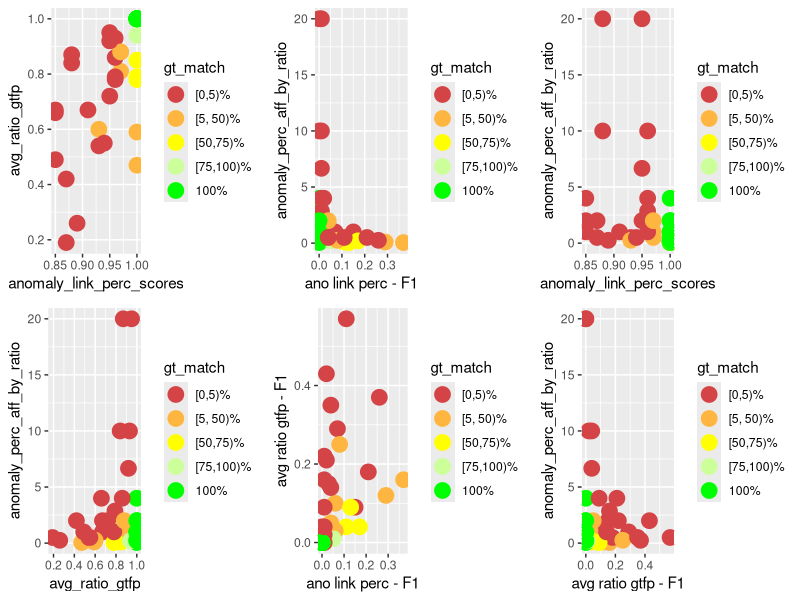
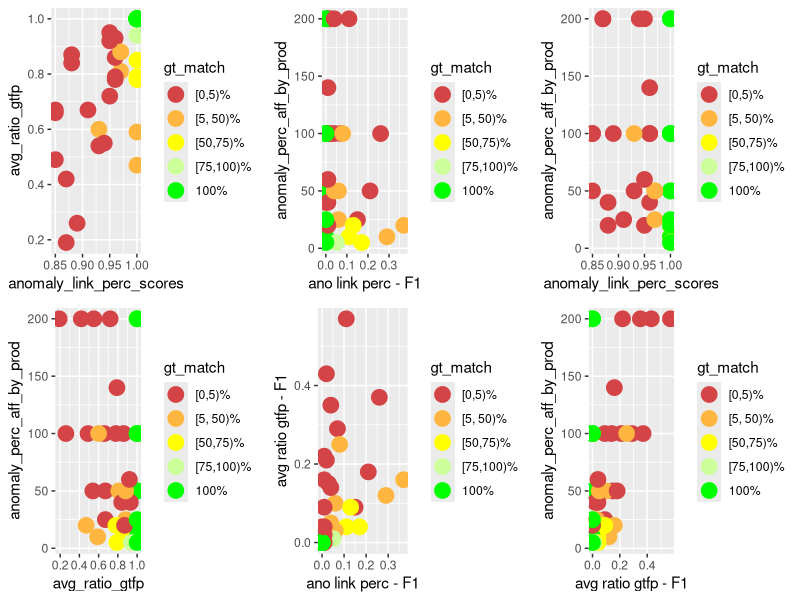
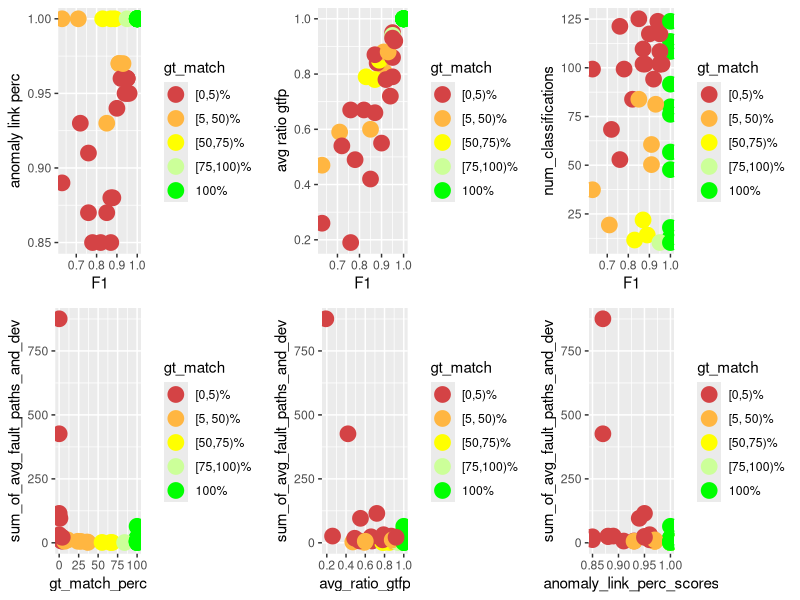
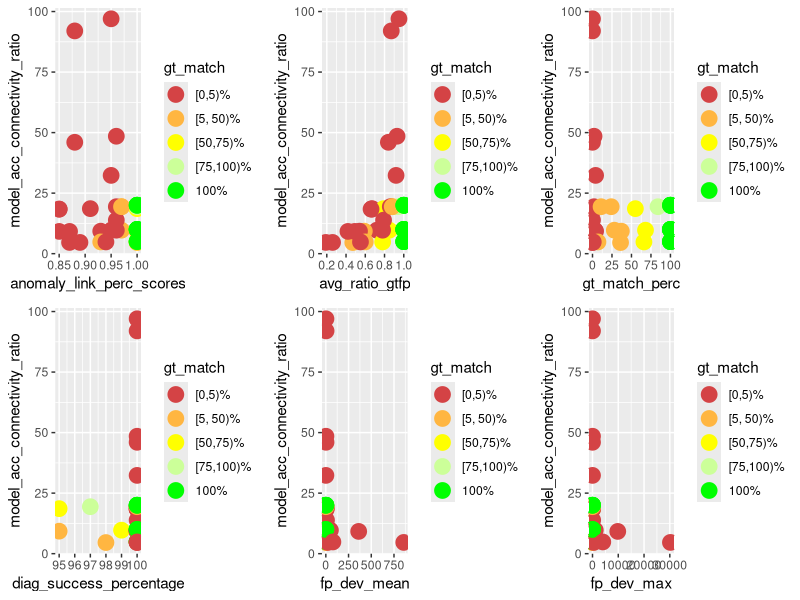
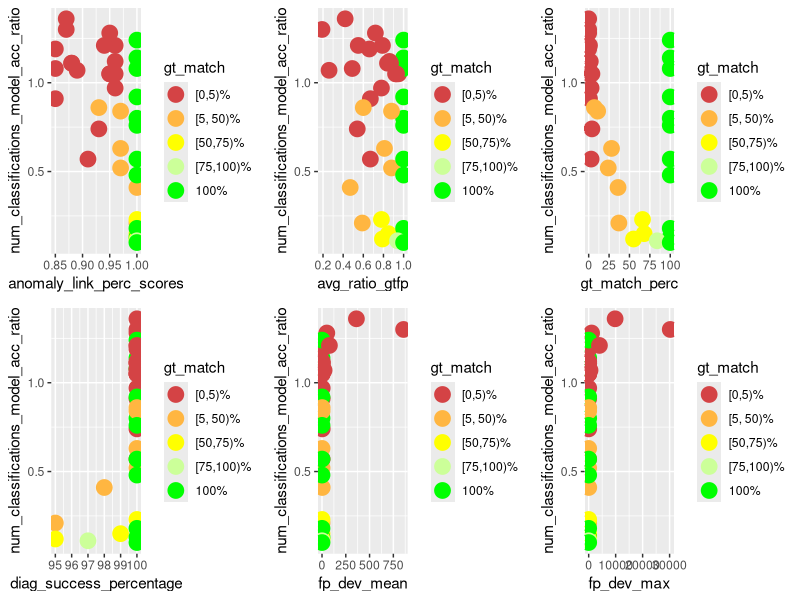
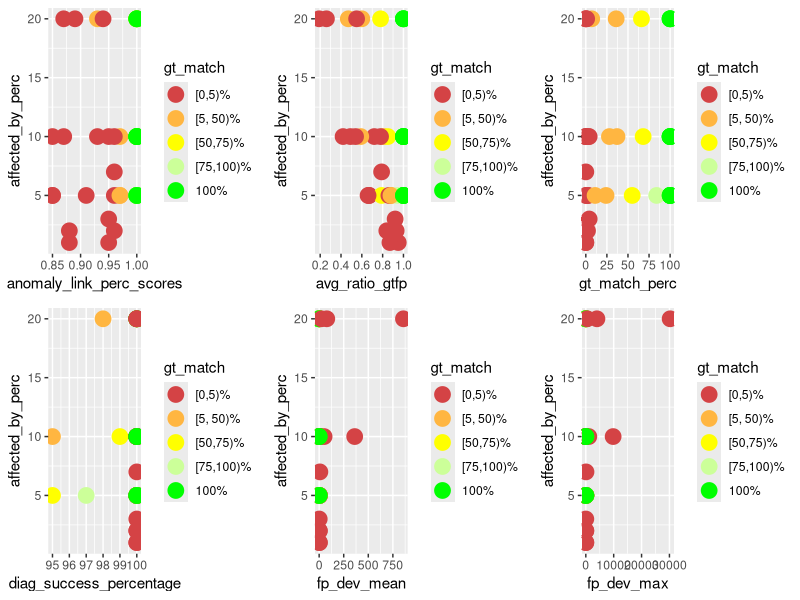
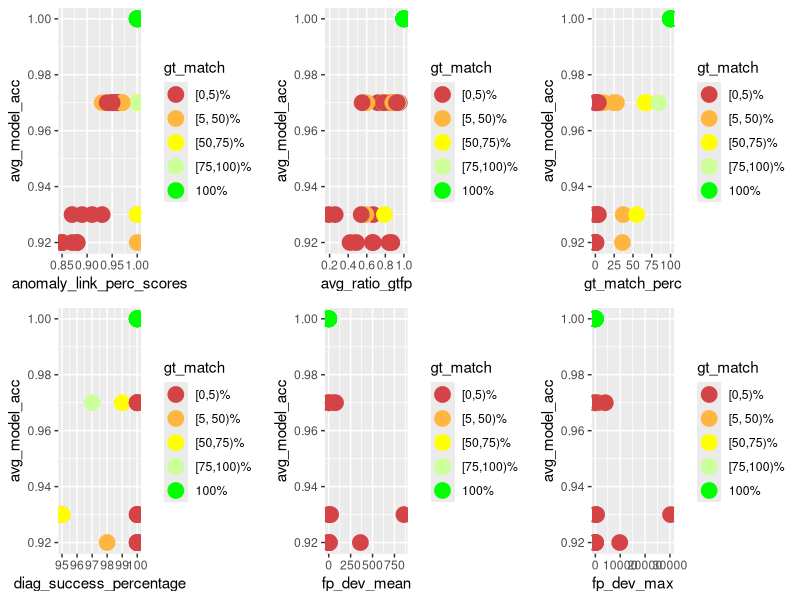
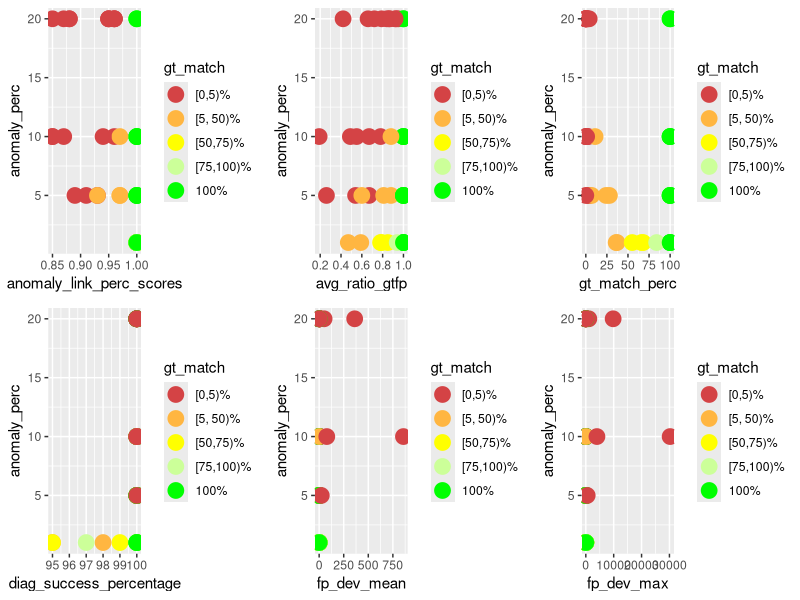

The R source for these figures, in order:
library(ggplot2)
library(gridExtra)
library(dplyr)

PT_DEF <- geom_point(size=5)
COLOR_VALS <- c("#d44345", "#ffb641", "#ffff00", "#ccff99", "#00ff00")

gen_multi_plot_six <- function(
        pp1, pp2, pp3, pp4, pp5, pp6,
        y1, y2, y3, y4, y5, y6,
        x1, x2, x3, x4, x5, x6,
        filename
    ) {
    fpp1 <- pp1 + PT_DEF + xlab(x1) + ylab(y1) + scale_color_manual(values = color_mapping)
    fpp2 <- pp2 + PT_DEF + xlab(x2) + ylab(y2) + scale_color_manual(values = color_mapping)
    fpp3 <- pp3 + PT_DEF + xlab(x3) + ylab(y3) + scale_color_manual(values = color_mapping)
    fpp4 <- pp4 + PT_DEF + xlab(x4) + ylab(y4) + scale_color_manual(values = color_mapping)
    fpp5 <- pp5 + PT_DEF + xlab(x5) + ylab(y5) + scale_color_manual(values = color_mapping)
    fpp6 <- pp6 + PT_DEF + xlab(x6) + ylab(y6) + scale_color_manual(values = color_mapping)
    combined_plot <- grid.arrange(fpp1, fpp2, fpp3, fpp4, fpp5, fpp6, ncol = 3)
    ggsave(combined_plot, file = filename, width = 12, height = 6)
}

gen_multi_plot_two <- function(
        pp1, pp2, y1, y2, x1, x2, filename
    ) {
    fpp1 <- pp1 + PT_DEF + xlab(x1) + ylab(y1) + scale_color_manual(values = color_mapping)
    fpp2 <- pp2 + PT_DEF + xlab(x2) + ylab(y2) + scale_color_manual(values = color_mapping)
    combined_plot <- grid.arrange(fpp1, fpp2, ncol = 2)
    ggsave(combined_plot, file = filename, width = 12, height = 6)
}

# actual compensation insights

input <- read.csv(
    file = "meta_analysis.csv", header = TRUE, sep = ",", check.name = FALSE
)

# instead of the percentage value factor(gt_match_perc) for which I'd need 100
# colors, I only want to color / group them into 5 groups
LABELS <- c("[0,5)%", "[5, 50)%", "[50,75)%", "[75,100)%", "100%")
color_mapping <- setNames(COLOR_VALS, LABELS)

input$gt_match <- cut(
    input$gt_match_perc,
    breaks = c(0, 5, 50, 75, 100, Inf),
    labels = LABELS,
    include.lowest = TRUE,
    right = FALSE
)

p1 <- ggplot(
    data = input, aes_string(
        x = "anomaly_link_perc_scores",
        y = "avg_ratio_gtfp",
        color = "gt_match",
        group = "gt_match"
    )
)

p2 <- ggplot(
    data = input, aes_string(
        x = "compensation_ano_link",
        y = "anomaly_perc_aff_by_ratio",
        color = "gt_match",
        group = "gt_match"
    )
)

p3 <- ggplot(
    data = input, aes_string(
        x = "anomaly_link_perc_scores",
        y = "anomaly_perc_aff_by_ratio",
        color = "gt_match",
        group = "gt_match"
    )
)

p4 <- ggplot(
    data = input, aes_string(
        x = "avg_ratio_gtfp",
        y = "anomaly_perc_aff_by_ratio",
        color = "gt_match",
        group = "gt_match"
    )
)

p5 <- ggplot(
    data = input, aes_string(
        x = "compensation_ano_link",
        y = "compensation_gtfp",
        color = "gt_match",
        group = "gt_match"
    )
)

p6 <- ggplot(
    data = input, aes_string(
        x = "compensation_gtfp",
        y = "anomaly_perc_aff_by_ratio",
        color = "gt_match",
        group = "gt_match"
    )
)

gen_multi_plot_six(
    p1, p2, p3, p4, p5, p6,
    "avg_ratio_gtfp", # y1
    "anomaly_perc_aff_by_ratio", # y2
    "anomaly_perc_aff_by_ratio", # y3
    "anomaly_perc_aff_by_ratio", # y4
    "avg ratio gtfp - F1", # y5
    "anomaly_perc_aff_by_ratio", # y6
    "anomaly_link_perc_scores", # x1
    "ano link perc - F1", # x2
    "anomaly_link_perc_scores", # x3
    "avg_ratio_gtfp", # x4
    "ano link perc - F1", # x5
    "avg ratio gtfp - F1", # x6
    "compensation_analysis.png"
)

# same with prod #############################

p1 <- ggplot(
    data = input, aes_string(
        x = "anomaly_link_perc_scores",
        y = "avg_ratio_gtfp",
        color = "gt_match",
        group = "gt_match"
    )
)

p2 <- ggplot(
    data = input, aes_string(
        x = "compensation_ano_link",
        y = "anomaly_perc_aff_by_prod",
        color = "gt_match",
        group = "gt_match"
    )
)

p3 <- ggplot(
    data = input, aes_string(
        x = "anomaly_link_perc_scores",
        y = "anomaly_perc_aff_by_prod",
        color = "gt_match",
        group = "gt_match"
    )
)

p4 <- ggplot(
    data = input, aes_string(
        x = "avg_ratio_gtfp",
        y = "anomaly_perc_aff_by_prod",
        color = "gt_match",
        group = "gt_match"
    )
)

p5 <- ggplot(
    data = input, aes_string(
        x = "compensation_ano_link",
        y = "compensation_gtfp",
        color = "gt_match",
        group = "gt_match"
    )
)

p6 <- ggplot(
    data = input, aes_string(
        x = "compensation_gtfp",
        y = "anomaly_perc_aff_by_prod",
        color = "gt_match",
        group = "gt_match"
    )
)

gen_multi_plot_six(
    p1, p2, p3, p4, p5, p6,
    "avg_ratio_gtfp", # y1
    "anomaly_perc_aff_by_prod", # y2
    "anomaly_perc_aff_by_prod", # y3
    "anomaly_perc_aff_by_prod", # y4
    "avg ratio gtfp - F1", # y5
    "anomaly_perc_aff_by_prod", # y6
    "anomaly_link_perc_scores", # x1
    "ano link perc - F1", # x2
    "anomaly_link_perc_scores", # x3
    "avg_ratio_gtfp", # x4
    "ano link perc - F1", # x5
    "avg ratio gtfp - F1", # x6
    "compensation_analysis_prod.png"
)

##############################################

p1 <- ggplot(
    data = input, aes_string(
        x = "f1_scores",
        y = "anomaly_link_perc_scores",
        color = "gt_match",
        group = "gt_match"
    )
)

p2 <- ggplot(
    data = input, aes_string(
        x = "f1_scores",
        y = "avg_ratio_gtfp",
        color = "gt_match",
        group = "gt_match"
    )
)

p3 <- ggplot(
    data = input, aes_string(
        x = "f1_scores",
        y = "num_classifications",
        color = "gt_match",
        group = "gt_match"
    )
)

p4 <- ggplot(
    data = input, aes_string(
        x = "gt_match_perc",
        y = "sum_of_avg_fault_paths_and_dev",
        color = "gt_match",
        group = "gt_match"
    )
)

p5 <- ggplot(
    data = input, aes_string(
        x = "avg_ratio_gtfp",
        y = "sum_of_avg_fault_paths_and_dev",
        color = "gt_match",
        group = "gt_match"
    )
)

p6 <- ggplot(
    data = input, aes_string(
        x = "anomaly_link_perc_scores",
        y = "sum_of_avg_fault_paths_and_dev",
        color = "gt_match",
        group = "gt_match"
    )
)

gen_multi_plot_six(
    p1, p2, p3, p4, p5, p6,
    "anomaly link perc", # y1
    "avg ratio gtfp", # y2
    "num_classifications", # y3
    "sum_of_avg_fault_paths_and_dev", # y4
    "sum_of_avg_fault_paths_and_dev", # y5
    "sum_of_avg_fault_paths_and_dev", # y6
    "F1", # x1
    "F1", # x2
    "F1", # x3
    "gt_match_perc", # x4
    "avg_ratio_gtfp", # x5
    "anomaly_link_perc_scores", # x6
    "f1_end_res_corr.png"
)

# model acc - connectivity - performance

p1 <- ggplot(
    data = input, aes_string(
        x = "anomaly_link_perc_scores",
        y = "model_acc_connectivity_ratio",
        color = "gt_match",
        group = "gt_match"
    )
)

p2 <- ggplot(
    data = input, aes_string(
        x = "avg_ratio_gtfp",
        y = "model_acc_connectivity_ratio",
        color = "gt_match",
        group = "gt_match"
    )
)

p3 <- ggplot(
    data = input, aes_string(
        x = "gt_match_perc",
        y = "model_acc_connectivity_ratio",
        color = "gt_match",
        group = "gt_match"
    )
)

p4 <- ggplot(
    data = input, aes_string(
        x = "diag_success_percentage",
        y = "model_acc_connectivity_ratio",
        color = "gt_match",
        group = "gt_match"
    )
)

p5 <- ggplot(
    data = input, aes_string(
        x = "fp_dev_mean",
        y = "model_acc_connectivity_ratio",
        color = "gt_match",
        group = "gt_match"
    )
)

p6 <- ggplot(
    data = input, aes_string(
        x = "fp_dev_max",
        y = "model_acc_connectivity_ratio",
        color = "gt_match",
        group = "gt_match"
    )
)

gen_multi_plot_six(
    p1, p2, p3, p4, p5, p6,
    "model_acc_connectivity_ratio", # y1
    "model_acc_connectivity_ratio", # y2
    "model_acc_connectivity_ratio", # y3
    "model_acc_connectivity_ratio", # y4
    "model_acc_connectivity_ratio", # y5
    "model_acc_connectivity_ratio", # y6
    "anomaly_link_perc_scores", # x1
    "avg_ratio_gtfp", # x2
    "gt_match_perc", # x3
    "diag_success_percentage", # x4
    "fp_dev_mean", # x5
    "fp_dev_max", # x6
    "modelacc_connectivity_performance.png"
)

# how many classifications and how acc models

p1 <- ggplot(
    data = input, aes_string(
        x = "anomaly_link_perc_scores",
        y = "num_classifications_model_acc_ratio",
        color = "gt_match",
        group = "gt_match"
    )
)

p2 <- ggplot(
    data = input, aes_string(
        x = "avg_ratio_gtfp",
        y = "num_classifications_model_acc_ratio",
        color = "gt_match",
        group = "gt_match"
    )
)

p3 <- ggplot(
    data = input, aes_string(
        x = "gt_match_perc",
        y = "num_classifications_model_acc_ratio",
        color = "gt_match",
        group = "gt_match"
    )
)

p4 <- ggplot(
    data = input, aes_string(
        x = "diag_success_percentage",
        y = "num_classifications_model_acc_ratio",
        color = "gt_match",
        group = "gt_match"
    )
)

p5 <- ggplot(
    data = input, aes_string(
        x = "fp_dev_mean",
        y = "num_classifications_model_acc_ratio",
        color = "gt_match",
        group = "gt_match"
    )
)

p6 <- ggplot(
    data = input, aes_string(
        x = "fp_dev_max",
        y = "num_classifications_model_acc_ratio",
        color = "gt_match",
        group = "gt_match"
    )
)

gen_multi_plot_six(
    p1, p2, p3, p4, p5, p6,
    "num_classifications_model_acc_ratio", # y1
    "num_classifications_model_acc_ratio", # y2
    "num_classifications_model_acc_ratio", # y3
    "num_classifications_model_acc_ratio", # y4
    "num_classifications_model_acc_ratio", # y5
    "num_classifications_model_acc_ratio", # y6
    "anomaly_link_perc_scores", # x1
    "avg_ratio_gtfp", # x2
    "gt_match_perc", # x3
    "diag_success_percentage", # x4
    "fp_dev_mean", # x5
    "fp_dev_max", # x6
    "num_classifications_model_acc.png"
)

# affected_by against perf

p1 <- ggplot(
    data = input, aes_string(
        x = "anomaly_link_perc_scores",
        y = "affected_by_perc",
        color = "gt_match",
        group = "gt_match"
    )
)

p2 <- ggplot(
    data = input, aes_string(
        x = "avg_ratio_gtfp",
        y = "affected_by_perc",
        color = "gt_match",
        group = "gt_match"
    )
)

p3 <- ggplot(
    data = input, aes_string(
        x = "gt_match_perc",
        y = "affected_by_perc",
        color = "gt_match",
        group = "gt_match"
    )
)

p4 <- ggplot(
    data = input, aes_string(
        x = "diag_success_percentage",
        y = "affected_by_perc",
        color = "gt_match",
        group = "gt_match"
    )
)

p5 <- ggplot(
    data = input, aes_string(
        x = "fp_dev_mean",
        y = "affected_by_perc",
        color = "gt_match",
        group = "gt_match"
    )
)

p6 <- ggplot(
    data = input, aes_string(
        x = "fp_dev_max",
        y = "affected_by_perc",
        color = "gt_match",
        group = "gt_match"
    )
)

gen_multi_plot_six(
    p1, p2, p3, p4, p5, p6,
    "affected_by_perc", # y1
    "affected_by_perc", # y2
    "affected_by_perc", # y3
    "affected_by_perc", # y4
    "affected_by_perc", # y5
    "affected_by_perc", # y6
    "anomaly_link_perc_scores", # x1
    "avg_ratio_gtfp", # x2
    "gt_match_perc", # x3
    "diag_success_percentage", # x4
    "fp_dev_mean", # x5
    "fp_dev_max", # x6
    "aff_by_perf.png"
)

# model_acc against perf

p1 <- ggplot(
    data = input, aes_string(
        x = "anomaly_link_perc_scores",
        y = "avg_model_acc",
        color = "gt_match",
        group = "gt_match"
    )
)

p2 <- ggplot(
    data = input, aes_string(
        x = "avg_ratio_gtfp",
        y = "avg_model_acc",
        color = "gt_match",
        group = "gt_match"
    )
)

p3 <- ggplot(
    data = input, aes_string(
        x = "gt_match_perc",
        y = "avg_model_acc",
        color = "gt_match",
        group = "gt_match"
    )
)

p4 <- ggplot(
    data = input, aes_string(
        x = "diag_success_percentage",
        y = "avg_model_acc",
        color = "gt_match",
        group = "gt_match"
    )
)

p5 <- ggplot(
    data = input, aes_string(
        x = "fp_dev_mean",
        y = "avg_model_acc",
        color = "gt_match",
        group = "gt_match"
    )
)

p6 <- ggplot(
    data = input, aes_string(
        x = "fp_dev_max",
        y = "avg_model_acc",
        color = "gt_match",
        group = "gt_match"
    )
)

gen_multi_plot_six(
    p1, p2, p3, p4, p5, p6,
    "avg_model_acc", # y1
    "avg_model_acc", # y2
    "avg_model_acc", # y3
    "avg_model_acc", # y4
    "avg_model_acc", # y5
    "avg_model_acc", # y6
    "anomaly_link_perc_scores", # x1
    "avg_ratio_gtfp", # x2
    "gt_match_perc", # x3
    "diag_success_percentage", # x4
    "fp_dev_mean", # x5
    "fp_dev_max", # x6
    "model_acc_perf.png"
)

# anomaly_perc against perf

p1 <- ggplot(
    data = input, aes_string(
        x = "anomaly_link_perc_scores",
        y = "anomaly_perc",
        color = "gt_match",
        group = "gt_match"
    )
)

p2 <- ggplot(
    data = input, aes_string(
        x = "avg_ratio_gtfp",
        y = "anomaly_perc",
        color = "gt_match",
        group = "gt_match"
    )
)

p3 <- ggplot(
    data = input, aes_string(
        x = "gt_match_perc",
        y = "anomaly_perc",
        color = "gt_match",
        group = "gt_match"
    )
)

p4 <- ggplot(
    data = input, aes_string(
        x = "diag_success_percentage",
        y = "anomaly_perc",
        color = "gt_match",
        group = "gt_match"
    )
)

p5 <- ggplot(
    data = input, aes_string(
        x = "fp_dev_mean",
        y = "anomaly_perc",
        color = "gt_match",
        group = "gt_match"
    )
)

p6 <- ggplot(
    data = input, aes_string(
        x = "fp_dev_max",
        y = "anomaly_perc",
        color = "gt_match",
        group = "gt_match"
    )
)

gen_multi_plot_six(
    p1, p2, p3, p4, p5, p6,
    "anomaly_perc", # y1
    "anomaly_perc", # y2
    "anomaly_perc", # y3
    "anomaly_perc", # y4
    "anomaly_perc", # y5
    "anomaly_perc", # y6
    "anomaly_link_perc_scores", # x1
    "avg_ratio_gtfp", # x2
    "gt_match_perc", # x3
    "diag_success_percentage", # x4
    "fp_dev_mean", # x5
    "fp_dev_max", # x6
    "anomaly_perc_perf.png"
)

# anomaly_perc - model acc ratio against perf

p1 <- ggplot(
    data = input, aes_string(
        x = "anomaly_link_perc_scores",
        y = "anomaly_perc_model_acc_ratio",
        color = "gt_match",
        group = "gt_match"
    )
)

p2 <- ggplot(
    data = input, aes_string(
        x = "avg_ratio_gtfp",
        y = "anomaly_perc_model_acc_ratio",
        color = "gt_match",
        group = "gt_match"
    )
)

p3 <- ggplot(
    data = input, aes_string(
        x = "gt_match_perc",
        y = "anomaly_perc_model_acc_ratio",
        color = "gt_match",
        group = "gt_match"
    )
)

p4 <- ggplot(
    data = input, aes_string(
        x = "diag_success_percentage",
        y = "anomaly_perc_model_acc_ratio",
        color = "gt_match",
        group = "gt_match"
    )
)

p5 <- ggplot(
    data = input, aes_string(
        x = "fp_dev_mean",
        y = "anomaly_perc_model_acc_ratio",
        color = "gt_match",
        group = "gt_match"
    )
)

p6 <- ggplot(
    data = input, aes_string(
        x = "fp_dev_max",
        y = "anomaly_perc_model_acc_ratio",
        color = "gt_match",
        group = "gt_match"
    )
)

gen_multi_plot_six(
    p1, p2, p3, p4, p5, p6,
    "anomaly_perc_model_acc_ratio", # y1
    "anomaly_perc_model_acc_ratio", # y2
    "anomaly_perc_model_acc_ratio", # y3
    "anomaly_perc_model_acc_ratio", # y4
    "anomaly_perc_model_acc_ratio", # y5
    "anomaly_perc_model_acc_ratio", # y6
    "anomaly_link_perc_scores", # x1
    "avg_ratio_gtfp", # x2
    "gt_match_perc", # x3
    "diag_success_percentage", # x4
    "fp_dev_mean", # 5
    "fp_dev_max", # x6
    "anomaly_perc_model_acc_ratio_perf.png"
)

# num classifications against perf

p1 <- ggplot(
    data = input, aes_string(
        x = "anomaly_link_perc_scores",
        y = "num_classifications",
        color = "gt_match",
        group = "gt_match"
    )
)

p2 <- ggplot(
    data = input, aes_string(
        x = "avg_ratio_gtfp",
        y = "num_classifications",
        color = "gt_match",
        group = "gt_match"
    )
)

p3 <- ggplot(
    data = input, aes_string(
        x = "gt_match_perc",
        y = "num_classifications",
        color = "gt_match",
        group = "gt_match"
    )
)

p4 <- ggplot(
    data = input, aes_string(
        x = "diag_success_percentage",
        y = "num_classifications",
        color = "gt_match",
        group = "gt_match"
    )
)

p5 <- ggplot(
    data = input, aes_string(
        x = "fp_dev_mean",
        y = "num_classifications",
        color = "gt_match",
        group = "gt_match"
    )
)

p6 <- ggplot(
    data = input, aes_string(
        x = "fp_dev_max",
        y = "num_classifications",
        color = "gt_match",
        group = "gt_match"
    )
)

gen_multi_plot_six(
    p1, p2, p3, p4, p5, p6,
    "num_classifications", # y1
    "num_classifications", # y2
    "num_classifications", # y3
    "num_classifications", # y4
    "num_classifications", # y5
    "num_classifications", # y6
    "anomaly_link_perc_scores", # x1
    "avg_ratio_gtfp", # x2
    "gt_match_perc", # x3
    "diag_success_percentage", # x4
    "fp_dev_mean", # x5
    "fp_dev_max", # x6
    "num_classifications_perf.png"
)

# num classifications - model acc -- filtered based on avg_ratio_gtfp

p1 <- ggplot(
    data = input, aes_string(
        x = "num_classifications",
        y = "avg_model_acc",
        color = "gt_match",
        group = "gt_match"
    )
)

filtered_data <- subset(input, avg_ratio_gtfp >= 0.7)

p2 <- ggplot(
    data = filtered_data,
    aes_string(
        x = "num_classifications",
        y = "avg_model_acc",
        color = "gt_match",
        group = "gt_match"
    )
)

filtered_data <- subset(input, avg_ratio_gtfp >= 0.75)

p3 <- ggplot(
    data = filtered_data,
    aes_string(
        x = "num_classifications",
        y = "avg_model_acc",
        color = "gt_match",
        group = "gt_match"
    )
)

filtered_data <- subset(input, avg_ratio_gtfp >= 0.8)

p4 <- ggplot(
    data = filtered_data,
    aes_string(
        x = "num_classifications",
        y = "avg_model_acc",
        color = "gt_match",
        group = "gt_match"
    )
)

filtered_data <- subset(input, avg_ratio_gtfp >= 0.9)

p5 <- ggplot(
    data = filtered_data,
    aes_string(
        x = "num_classifications",
        y = "avg_model_acc",
        color = "gt_match",
        group = "gt_match"
    )
)

filtered_data <- input %>%
  group_by(avg_model_acc) %>%
  filter(avg_ratio_gtfp == max(avg_ratio_gtfp))

p6 <- ggplot(
    data = filtered_data,
    aes_string(
        x = "num_classifications",
        y = "avg_model_acc",
        color = "gt_match",
        group = "gt_match"
    )
)

gen_multi_plot_six(
    p1, p2, p3, p4, p5, p6,
    "avg_model_acc", #y1
    "avg_model_acc", #y2
    "avg_model_acc", #y3
    "avg_model_acc", #y4
    "avg_model_acc", #y5
    "avg_model_acc", #y6
    "classifications", #x1
    "classifications (filt. based on avg_ratio_gtfp 70%)", #x2
    "classifications (filt. based on avg_ratio_gtfp 75%)", #x3
    "classifications (filt. based on avg_ratio_gtfp 80%)", #x4
    "classifications (filt. based on avg_ratio_gtfp 90%)", #x5
    "classifications (filt. based on max avg_ratio_gtfp)", #x6
    "model_acc_classifications.png"
)

# num classifications - model acc -- filtered based on anomaly_link_perc_scores

p1 <- ggplot(
    data = input, aes_string(
        x = "num_classifications",
        y = "avg_model_acc",
        color = "gt_match",
        group = "gt_match"
    )
)

filtered_data <- subset(input, anomaly_link_perc_scores >= 0.7)

p2 <- ggplot(
    data = filtered_data,
    aes_string(
        x = "num_classifications",
        y = "avg_model_acc",
        color = "gt_match",
        group = "gt_match"
    )
)

filtered_data <- subset(input, anomaly_link_perc_scores >= 0.75)

p3 <- ggplot(
    data = filtered_data,
    aes_string(
        x = "num_classifications",
        y = "avg_model_acc",
        color = "gt_match",
        group = "gt_match"
    )
)

filtered_data <- subset(input, anomaly_link_perc_scores >= 0.8)

p4 <- ggplot(
    data = filtered_data,
    aes_string(
        x = "num_classifications",
        y = "avg_model_acc",
        color = "gt_match",
        group = "gt_match"
    )
)

filtered_data <- subset(input, anomaly_link_perc_scores >= 0.9)

p5 <- ggplot(
    data = filtered_data,
    aes_string(
        x = "num_classifications",
        y = "avg_model_acc",
        color = "gt_match",
        group = "gt_match"
    )
)

filtered_data <- input %>%
  group_by(avg_model_acc) %>%
  filter(anomaly_link_perc_scores == max(anomaly_link_perc_scores))

p6 <- ggplot(
    data = filtered_data,
    aes_string(
        x = "num_classifications",
        y = "avg_model_acc",
        color = "gt_match",
        group = "gt_match"
    )
)

gen_multi_plot_six(
    p1, p2, p3, p4, p5, p6,
    "avg_model_acc", #y1
    "avg_model_acc", #y2
    "avg_model_acc", #y3
    "avg_model_acc", #y4
    "avg_model_acc", #y5
    "avg_model_acc", #y6
    "classifications", #x1
    "classifications (filt. based on ano_link_perc 70%)", #x2
    "classifications (filt. based on ano_link_perc 75%)", #x3
    "classifications (filt. based on ano_link_perc 80%)", #x4
    "classifications (filt. based on ano_link_perc 90%)", #x5
    "classifications (filt. based on max ano_link_perc)", #x6
    "model_acc_classifications_ano_link.png"
)

# num classifications - model acc -- filtered based on gt_match_perc

p1 <- ggplot(
    data = input, aes_string(
        x = "num_classifications",
        y = "avg_model_acc",
        color = "gt_match",
        group = "gt_match"
    )
)

filtered_data <- subset(input, gt_match_perc >= 70)

p2 <- ggplot(
    data = filtered_data,
    aes_string(
        x = "num_classifications",
        y = "avg_model_acc",
        color = "gt_match",
        group = "gt_match"
    )
)

filtered_data <- subset(input, gt_match_perc >= 75)

p3 <- ggplot(
    data = filtered_data,
    aes_string(
        x = "num_classifications",
        y = "avg_model_acc",
        color = "gt_match",
        group = "gt_match"
    )
)

filtered_data <- subset(input, gt_match_perc >= 80)

p4 <- ggplot(
    data = filtered_data,
    aes_string(
        x = "num_classifications",
        y = "avg_model_acc",
        color = "gt_match",
        group = "gt_match"
    )
)

filtered_data <- subset(input, gt_match_perc >= 90)

p5 <- ggplot(
    data = filtered_data,
    aes_string(
        x = "num_classifications",
        y = "avg_model_acc",
        color = "gt_match",
        group = "gt_match"
    )
)

filtered_data <- input %>%
  group_by(avg_model_acc) %>%
  filter(gt_match_perc == max(gt_match_perc))

p6 <- ggplot(
    data = filtered_data,
    aes_string(
        x = "num_classifications",
        y = "avg_model_acc",
        color = "gt_match",
        group = "gt_match"
    )
)

gen_multi_plot_six(
    p1, p2, p3, p4, p5, p6,
    "avg_model_acc", #y1
    "avg_model_acc", #y2
    "avg_model_acc", #y3
    "avg_model_acc", #y4
    "avg_model_acc", #y5
    "avg_model_acc", #y6
    "classifications", #x1
    "classifications (filt. based on gt_match_perc 70%)", #x2
    "classifications (filt. based on gt_match_perc 75%)", #x3
    "classifications (filt. based on gt_match_perc 80%)", #x4
    "classifications (filt. based on gt_match_perc 90%)", #x5
    "classifications (filt. based on max gt_match_perc)", #x6
    "model_acc_classifications_gt_match_perc.png"
)

# correlation affected-by and fault path len / num fault paths

p1 <- ggplot(
    data = input, aes_string(
        x = "avg_num_fault_paths",
        y = "affected_by_perc",
        color = "gt_match",
        group = "gt_match"
    )
)

p2 <- ggplot(
    data = input, aes_string(
        x = "avg_fault_path_len",
        y = "avg_num_fault_paths",
        color = "gt_match",
        group = "gt_match"
    )
)

p3 <- ggplot(
    data = input, aes_string(
        x = "avg_num_fault_paths",
        y = "anomaly_perc",
        color = "gt_match",
        group = "gt_match"
    )
)

p4 <- ggplot(
    data = input, aes_string(
        x = "avg_fault_path_len",
        y = "anomaly_perc",
        color = "gt_match",
        group = "gt_match"
    )
)

p5 <- ggplot(
    data = input, aes_string(
        x = "avg_ratio_gtfp",
        y = "anomaly_perc_aff_by_prod",
        color = "gt_match",
        group = "gt_match"
    )
)

p6 <- ggplot(
    data = input, aes_string(
        x = "avg_fault_path_len",
        y = "anomaly_perc_aff_by_prod",
        color = "gt_match",
        group = "gt_match"
    )
)

gen_multi_plot_six(
    p1, p2, p3, p4, p5, p6,
    "affected_by_perc", # y1
    "avg_num_fault_paths", # y2
    "anomaly_perc", # y3
    "anomaly_perc", # y4
    "anomaly_perc_aff_by_prod", # y5
    "anomaly_perc_aff_by_prod", # y6
    "avg_num_fault_paths", # x1
    "avg_fault_path_len", # x2
    "avg_num_fault_paths", # x3
    "avg_fault_path_len", # x4
    "avg_ratio_gtfp", # x5
    "avg_fault_path_len", # x6
    "correlation_anomaly_perc_aff_by_prod_fault_paths.png"
)

# correlation (median + mean) runtime and fault path len / num fault paths

p1 <- ggplot(
    data = input, aes_string(
        x = "avg_num_fault_paths",
        y = "`avg_runtime (s)`",
        color = "gt_match",
        group = "gt_match"
    )
)

p2 <- ggplot(
    data = input, aes_string(
        x = "avg_fault_path_len",
        y = "`avg_runtime (s)`",
        color = "gt_match",
        group = "gt_match"
    )
)

p3 <- ggplot(
    data = input, aes_string(
        x = "avg_num_fault_paths",
        y = "`median_runtime (s)`",
        color = "gt_match",
        group = "gt_match"
    )
)

p4 <- ggplot(
    data = input, aes_string(
        x = "avg_fault_path_len",
        y = "`median_runtime (s)`",
        color = "gt_match",
        group = "gt_match"
    )
)

p5 <- ggplot(
    data = input, aes_string(
        x = "median_fault_path_len",
        y = "`median_runtime (s)`",
        color = "gt_match",
        group = "gt_match"
    )
)

p6 <- ggplot(
    data = input, aes_string(
        x = "median_num_fault_paths",
        y = "`median_runtime (s)`",
        color = "gt_match",
        group = "gt_match"
    )
)

gen_multi_plot_six(
    p1, p2, p3, p4, p5, p6,
    "`avg_runtime (s)`", # y1
    "`avg_runtime (s)`", # y2
    "`median_runtime (s)`", # y3
    "`median_runtime (s)`", # y4
    "`median_runtime (s)`", # y5
    "`median_runtime (s)`", # y6
    "avg_num_fault_paths", # x1
    "avg_fault_path_len", # x2
    "avg_num_fault_paths", # x3
    "avg_fault_path_len", # x4
    "median_fault_path_len", # x5
    "median_num_fault_paths", # x6
    "correlation_runtime_fault_paths.png"
)

# correlation (median + mean + max) runtime and sum of (mean + max) fp + fp dev

p1 <- ggplot(
    data = input, aes_string(
        x = "sum_of_avg_fault_paths_and_dev",
        y = "`avg_runtime (s)`",
        color = "gt_match",
        group = "gt_match"
    )
)

p2 <- ggplot(
    data = input, aes_string(
        x = "sum_of_max_fault_paths_and_dev",
        y = "`max_runtime (s)`",
        color = "gt_match",
        group = "gt_match"
    )
)

p3 <- ggplot(
    data = input, aes_string(
        x = "sum_of_avg_fault_paths_and_dev",
        y = "`median_runtime (s)`",
        color = "gt_match",
        group = "gt_match"
    )
)

p4 <- ggplot(
    data = input, aes_string(
        x = "sum_of_avg_fault_paths_and_dev",
        y = "`max_runtime (s)`",
        color = "gt_match",
        group = "gt_match"
    )
)

p5 <- ggplot(
    data = input, aes_string(
        x = "sum_of_max_fault_paths_and_dev",
        y = "`avg_runtime (s)`",
        color = "gt_match",
        group = "gt_match"
    )
)

p6 <- ggplot(
    data = input, aes_string(
        x = "sum_of_max_fault_paths_and_dev",
        y = "`median_runtime (s)`",
        color = "gt_match",
        group = "gt_match"
    )
)

gen_multi_plot_six(
    p1, p2, p3, p4, p5, p6,
    "`avg_runtime (s)`", # y1
    "`max_runtime (s)`", # y2
    "`median_runtime (s)`", # y3
    "`max_runtime (s)`", # y4
    "`avg_runtime (s)`", # y5
    "`median_runtime (s)`", # y6
    "sum_of_avg_fault_paths_and_dev", # x1
    "sum_of_max_fault_paths_and_dev", # x2
    "sum_of_avg_fault_paths_and_dev", # x3
    "sum_of_avg_fault_paths_and_dev", # x4
    "sum_of_max_fault_paths_and_dev", # x5
    "sum_of_max_fault_paths_and_dev", # x6
    "correlation_runtime_fault_paths_sum.png"
)

# correlation alpha, beta, gamma vs. FPs

p1 <- ggplot(
    data = input, aes_string(
        x = "avg_fp",
        y = "anomaly_perc",
        color = "gt_match",
        group = "gt_match"
    )
)

p2 <- ggplot(
    data = input, aes_string(
        x = "avg_fp",
        y = "affected_by_perc",
        color = "gt_match",
        group = "gt_match"
    )
)

p3 <- ggplot(
    data = input, aes_string(
        x = "avg_fp",
        y = "avg_model_acc",
        color = "gt_match",
        group = "gt_match"
    )
)

p4 <- ggplot(
    data = input, aes_string(
        x = "avg_fp",
        y = "anomaly_perc_aff_by_model_acc_aggregation",
        color = "gt_match",
        group = "gt_match"
    )
)

filtered_data <- subset(input, avg_model_acc < 1)

p5 <- ggplot(
    data = filtered_data, aes_string(
        x = "avg_fp",
        y = "anomaly_perc_aff_by_model_acc_aggregation",
        color = "gt_match",
        group = "gt_match"
    )
)

p6 <- ggplot(
    data = input, aes_string(
        x = "avg_fp",
        y = "num_classifications_model_acc_ratio",
        color = "gt_match",
        group = "gt_match"
    )
)

gen_multi_plot_six(
    p1, p2, p3, p4, p5, p6,
    "anomaly_perc", # y1
    "affected_by_perc", # y2
    "avg_model_acc", # y3
    "anomaly_perc_aff_by_model_acc_aggregation", # y4
    "anomaly_perc_aff_by_model_acc_aggregation", # y5
    "num_classifications_model_acc_ratio", # y6
    "avg_fp", # x1
    "avg_fp", # x2
    "avg_fp", # x3
    "avg_fp", # x4
    "avg_fp (filtered out 100% acc models)", # x5
    "avg_fp", # x6
    "anomaly_perc_aff_by_model_acc_aggregation.png"
)

# correlation alpha, beta, gamma vs. FNs

p1 <- ggplot(
    data = input, aes_string(
        x = "avg_fn",
        y = "anomaly_perc",
        color = "gt_match",
        group = "gt_match"
    )
)

p2 <- ggplot(
    data = input, aes_string(
        x = "avg_fn",
        y = "affected_by_perc",
        color = "gt_match",
        group = "gt_match"
    )
)

p3 <- ggplot(
    data = input, aes_string(
        x = "avg_fn",
        y = "avg_model_acc",
        color = "gt_match",
        group = "gt_match"
    )
)

p4 <- ggplot(
    data = input, aes_string(
        x = "avg_fn",
        y = "anomaly_perc_model_acc_aggregation",
        color = "gt_match",
        group = "gt_match"
    )
)

filtered_data <- subset(input, avg_model_acc < 1)

p5 <- ggplot(
    data = filtered_data, aes_string(
        x = "avg_fn",
        y = "anomaly_perc_model_acc_aggregation",
        color = "gt_match",
        group = "gt_match"
    )
)

p6 <- ggplot(
    data = input, aes_string(
        x = "avg_fn",
        y = "num_classifications_model_acc_ratio",
        color = "gt_match",
        group = "gt_match"
    )
)

gen_multi_plot_six(
    p1, p2, p3, p4, p5, p6,
    "anomaly_perc", # y1
    "affected_by_perc", # y2
    "avg_model_acc", # y3
    "anomaly_perc_model_acc_aggregation", # y4
    "anomaly_perc_model_acc_aggregation", # y5
    "num_classifications_model_acc_ratio", # y6
    "avg_fn", # x1
    "avg_fn", # x2
    "avg_fn", # x3
    "avg_fn", # x4
    "avg_fn (filtered out 100% acc models)", # x5
    "avg_fn", # x6
    "anomaly_perc_aff_by_model_acc_aggregation_fn.png"
)

# correlation missed anomalies vs. performance

p1 <- ggplot(
    data = input, aes_string(
        x = "all_missed_anomalies",
        y = "anomaly_link_perc_scores",
        color = "gt_match",
        group = "gt_match"
    )
)

p2 <- ggplot(
    data = input, aes_string(
        x = "missed_anomalies_unclassified",
        y = "anomaly_link_perc_scores",
        color = "gt_match",
        group = "gt_match"
    )
)

p3 <- ggplot(
    data = input, aes_string(
        x = "miss_due_to_class_iss",
        y = "anomaly_link_perc_scores",
        color = "gt_match",
        group = "gt_match"
    )
)

p4 <- ggplot(
    data = input, aes_string(
        x = "all_missed_anomalies",
        y = "avg_ratio_gtfp",
        color = "gt_match",
        group = "gt_match"
    )
)

p5 <- ggplot(
    data = input, aes_string(
        x = "missed_anomalies_unclassified",
        y = "avg_ratio_gtfp",
        color = "gt_match",
        group = "gt_match"
    )
)

p6 <- ggplot(
    data = input, aes_string(
        x = "miss_due_to_class_iss",
        y = "avg_ratio_gtfp",
        color = "gt_match",
        group = "gt_match"
    )
)

gen_multi_plot_six(
    p1, p2, p3, p4, p5, p6,
    "anomaly_link_perc_scores", # y1
    "anomaly_link_perc_scores", # y2
    "anomaly_link_perc_scores", # y3
    "avg_ratio_gtfp", # y4
    "avg_ratio_gtfp", # y5
    "avg_ratio_gtfp", # y6
    "all_missed_anomalies", # x1
    "missed_anomalies_unclassified", # x2
    "miss_due_to_class_iss", # x3
    "all_missed_anomalies", # x4
    "missed_anomalies_unclassified", # x5
    "miss_due_to_class_iss", # x6
    "correlation_missed_anomalies_perf.png"
)

# correlation compensation metrics

p1 <- ggplot(
    data = input, aes_string(
        x = "avg_compensation_by_aff_by_savior",
        y = "affected_by_perc",
        color = "gt_match",
        group = "gt_match"
    )
)

p2 <- ggplot(
    data = input, aes_string(
        x = "avg_missed_chances",
        y = "affected_by_perc",
        color = "gt_match",
        group = "gt_match"
    )
)

p3 <- ggplot(
    data = input, aes_string(
        x = "avg_no_second_chance",
        y = "affected_by_perc",
        color = "gt_match",
        group = "gt_match"
    )
)

p4 <- ggplot(
    data = input, aes_string(
        x = "anomaly_link_perc_scores",
        y = "avg_compensation_by_aff_by_savior",
        color = "gt_match",
        group = "gt_match"
    )
)

p5 <- ggplot(
    data = input, aes_string(
        x = "avg_ratio_gtfp",
        y = "avg_compensation_by_aff_by_savior",
        color = "gt_match",
        group = "gt_match"
    )
)

p6 <- ggplot(
    data = input, aes_string(
        x = "avg_ratio_gtfp",
        y = "avg_missed_chances",
        color = "gt_match",
        group = "gt_match"
    )
)

gen_multi_plot_six(
    p1, p2, p3, p4, p5, p6,
    "affected_by_perc", # y1
    "affected_by_perc", # y2
    "affected_by_perc", # y3
    "avg_compensation_by_aff_by_savior", # y4
    "avg_compensation_by_aff_by_savior", # y5
    "avg_missed_chances", # y6
    "avg_compensation_by_aff_by_savior", # x1
    "avg_missed_chances", # x2
    "avg_no_second_chance", # x3
    "anomaly_link_perc_scores", # x4
    "avg_ratio_gtfp", # x5
    "avg_ratio_gtfp", # x6
    "correlation_compensation_metrics.png"
)

# "best of" correlation plots

p1 <- ggplot(
    data = input, aes_string(
        x = "anomaly_link_perc_scores",
        y = "f1_scores",
        color = "gt_match",
        group = "gt_match"
    )
)

p2 <- ggplot(
    data = input, aes_string(
        x = "avg_ratio_gtfp",
        y = "f1_scores",
        color = "gt_match",
        group = "gt_match"
    )
)

p3 <- ggplot(
    data = input, aes_string(
        x = "sum_of_max_fault_paths_and_dev",
        y = "`max_runtime (s)`",
        color = "gt_match",
        group = "gt_match"
    )
)

p4 <- ggplot(
    data = input, aes_string(
        x = "gt_match_perc",
        y = "num_classifications_model_acc_ratio",
        color = "gt_match",
        group = "gt_match"
    )
)

# compensation for a=0.2 -- beta vs. comp by savior
filtered_data <- subset(input, anomaly_perc>=20.0)
p5 <- ggplot(
    data = filtered_data,
    aes_string(
        x = "avg_compensation_by_aff_by_savior",
        y = "affected_by_perc",
        color = "gt_match",
        group = "gt_match"
    )
)

# increased potential for misclassifications with greater beta (again, a=0.2)
filtered_data <- subset(input, anomaly_perc>=20.0)
filtered_data <- subset(filtered_data, avg_model_acc<=0.95)
p6 <- ggplot(
    data = filtered_data,
    aes_string(
        x = "avg_misclassifications",
        y = "affected_by_perc",
        color = "gt_match",
        group = "gt_match"
    )
)

gen_multi_plot_six(
    p1, p2, p3, p4, p5, p6,
    "F1", # y1
    "F1", # y2
    "max runtime (s)", # y3
    "num_classifications_model_acc_ratio", # y4
    "affected_by_perc", # y5
    "affected_by_perc", # y6
    "anomaly_link_perc", # x1
    "avg_ratio_gtfp", # x2
    "sum_of_fault_paths_and_dev", # x3
    "gt_match_perc", # x4
    "avg compensation (alpha=0.2)", # x5
    "misclassifications (alpha=0.2, gamma<=0.95)", # x6
    "best_of_corr.png"
)
